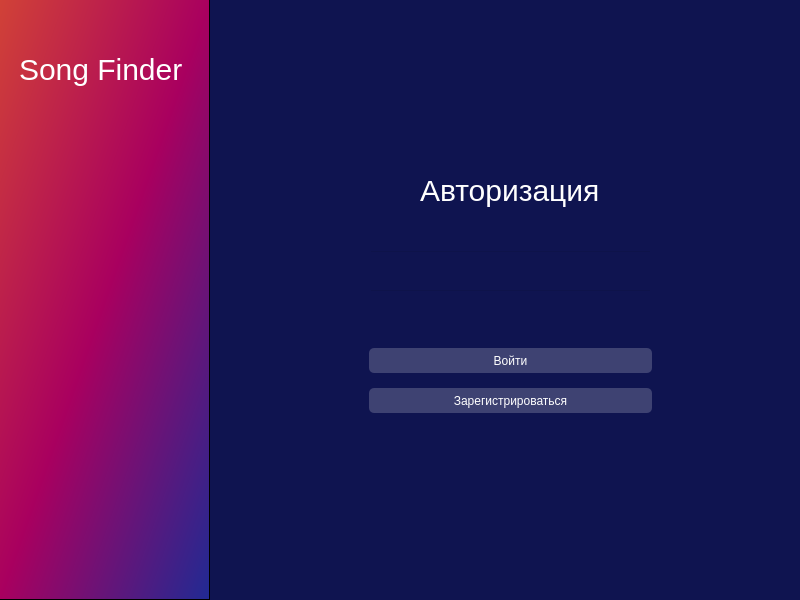
<?xml version="1.0" encoding="UTF-8"?>
<ui version="4.0">
 <class>Registration</class>
 <widget class="QMainWindow" name="Registration">
  <property name="geometry">
   <rect>
    <x>0</x>
    <y>0</y>
    <width>800</width>
    <height>600</height>
   </rect>
  </property>
  <property name="minimumSize">
   <size>
    <width>800</width>
    <height>600</height>
   </size>
  </property>
  <property name="maximumSize">
   <size>
    <width>800</width>
    <height>600</height>
   </size>
  </property>
  <property name="windowTitle">
   <string>SongFinder</string>
  </property>
  <property name="styleSheet">
   <string notr="true">background-color: #0F1450;</string>
  </property>
  <widget class="QWidget" name="centralwidget">
   <widget class="QFrame" name="frame">
    <property name="geometry">
     <rect>
      <x>-1</x>
      <y>-1</y>
      <width>211</width>
      <height>601</height>
     </rect>
    </property>
    <property name="styleSheet">
     <string notr="true">background-color: qlineargradient(x1:0, y1:0, x2:1, y2:1, stop:0 #D14237, stop:0.5 #A9005F, stop:1 #202A93);</string>
    </property>
    <property name="frameShape">
     <enum>QFrame::StyledPanel</enum>
    </property>
    <property name="frameShadow">
     <enum>QFrame::Raised</enum>
    </property>
    <widget class="QLabel" name="title">
     <property name="geometry">
      <rect>
       <x>20</x>
       <y>40</y>
       <width>201</width>
       <height>61</height>
      </rect>
     </property>
     <property name="maximumSize">
      <size>
       <width>721</width>
       <height>16777215</height>
      </size>
     </property>
     <property name="styleSheet">
      <string notr="true">font-size: 30px;
text-align: center;
color: #FFF;
background-color: rgba(255, 255, 255, 0);</string>
     </property>
     <property name="text">
      <string>Song Finder</string>
     </property>
    </widget>
   </widget>
   <widget class="QFrame" name="input_btn">
    <property name="geometry">
     <rect>
      <x>360</x>
      <y>330</y>
      <width>301</width>
      <height>101</height>
     </rect>
    </property>
    <property name="styleSheet">
     <string notr="true">background-color: rgba(255, 255, 255, 0)</string>
    </property>
    <layout class="QVBoxLayout" name="verticalLayout_7">
     <item>
      <widget class="QPushButton" name="enter_btn">
       <property name="cursor">
        <cursorShape>PointingHandCursor</cursorShape>
       </property>
       <property name="styleSheet">
        <string notr="true">height: 25px;
border-radius: 5px;
color: #FFF;
background-color: rgba(255, 255, 255, 50);</string>
       </property>
       <property name="text">
        <string>Войти</string>
       </property>
      </widget>
     </item>
     <item>
      <widget class="QPushButton" name="reg_btn">
       <property name="cursor">
        <cursorShape>PointingHandCursor</cursorShape>
       </property>
       <property name="styleSheet">
        <string notr="true">height: 25px;
border-radius: 5px;
color: #FFF;
background-color: rgba(255, 255, 255, 50);</string>
       </property>
       <property name="text">
        <string>Зарегистрироваться</string>
       </property>
      </widget>
     </item>
    </layout>
   </widget>
   <widget class="QLabel" name="error">
    <property name="geometry">
     <rect>
      <x>370</x>
      <y>310</y>
      <width>281</width>
      <height>20</height>
     </rect>
    </property>
    <property name="styleSheet">
     <string notr="true">color: rgb(255, 255, 255);</string>
    </property>
    <property name="text">
     <string/>
    </property>
   </widget>
   <widget class="QFrame" name="input">
    <property name="geometry">
     <rect>
      <x>360</x>
      <y>230</y>
      <width>301</width>
      <height>101</height>
     </rect>
    </property>
    <property name="styleSheet">
     <string notr="true">background-color: rgba(255, 255, 255, 0)</string>
    </property>
    <layout class="QVBoxLayout" name="verticalLayout_8">
     <item>
      <widget class="QLineEdit" name="login">
       <property name="styleSheet">
        <string notr="true">color: rgb(255, 255, 255);</string>
       </property>
       <property name="inputMask">
        <string/>
       </property>
       <property name="placeholderText">
        <string comment="логин" extracomment="логин"/>
       </property>
      </widget>
     </item>
     <item>
      <widget class="QLineEdit" name="password">
       <property name="styleSheet">
        <string notr="true">color: rgb(255, 255, 255);</string>
       </property>
      </widget>
     </item>
    </layout>
   </widget>
   <widget class="QLabel" name="authorization">
    <property name="geometry">
     <rect>
      <x>420</x>
      <y>160</y>
      <width>191</width>
      <height>61</height>
     </rect>
    </property>
    <property name="maximumSize">
     <size>
      <width>721</width>
      <height>16777215</height>
     </size>
    </property>
    <property name="styleSheet">
     <string notr="true">font-size: 30px;
text-align: center;
color: #FFF;
background-color: rgba(255, 255, 255, 0);</string>
    </property>
    <property name="text">
     <string>Авторизация</string>
    </property>
   </widget>
  </widget>
 </widget>
 <resources>
  <include location="res.qrc"/>
 </resources>
 <connections/>
</ui>
